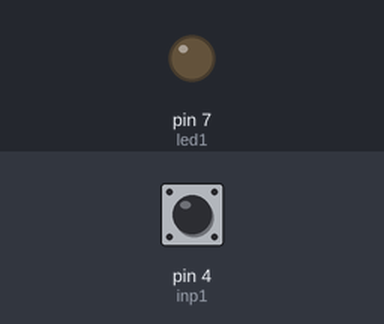
The sketch below on a simulated Arduino Uno, built with avr-gcc and run on an emulated ATmega328P. Parts: output pins drawn as LEDs (lit = HIGH). Inputs (shaded band) come from the test bench; at power-on: pin 4 (inp1) HIGH.

Above: at 1.2 s.
1.3 s: pin 4 (inp1) pulled LOW for 3.2 s
At 5.3 s:
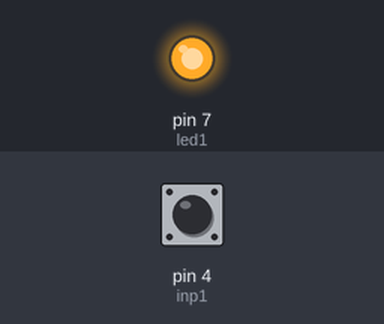
6.0 s: pin 4 (inp1) pulled LOW for 0.15 s
At 6.7 s:
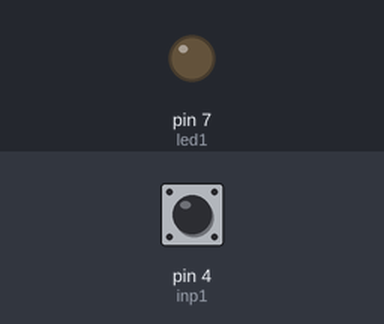
Timing chart, 0 to 9.0 s (numbered marks = the images above; inputs shaded):
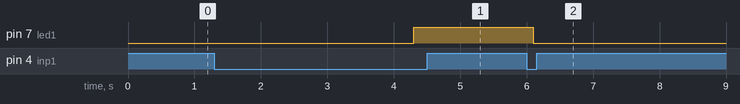

The sketch:

millis_held_for_nonblocking.ino
```cpp
int led1 = 7;

int inp1 = 4;

int dumbDelay = 100; //ms

unsigned long timeSinceButtonDown;
int heldTimeout = 3000;//ms

void setup() {
  pinMode(inp1, INPUT_PULLUP);

  pinMode(led1, OUTPUT);
}

void loop() {
  if (digitalRead(inp1) == LOW) {
    timeSinceButtonDown = millis();
    delay(dumbDelay);
    while (digitalRead(inp1) == LOW) {
      if (millis() - timeSinceButtonDown >= heldTimeout) {
        ledOn(led1);
      } else {
        ledOff(led1);
      }
    }
    delay(dumbDelay);
    return true;
  }
}

void ledOn(int ledID) {
  digitalWrite(ledID, HIGH);
}

void ledOff(int ledID) {
  digitalWrite(ledID, LOW);
}
```

Measured:
- after the input at 1.3 s, pin 7 (led1): LOW → HIGH after 3.0 s
- after the input at 6.0 s, pin 7 (led1): HIGH → LOW after 0.10 s
